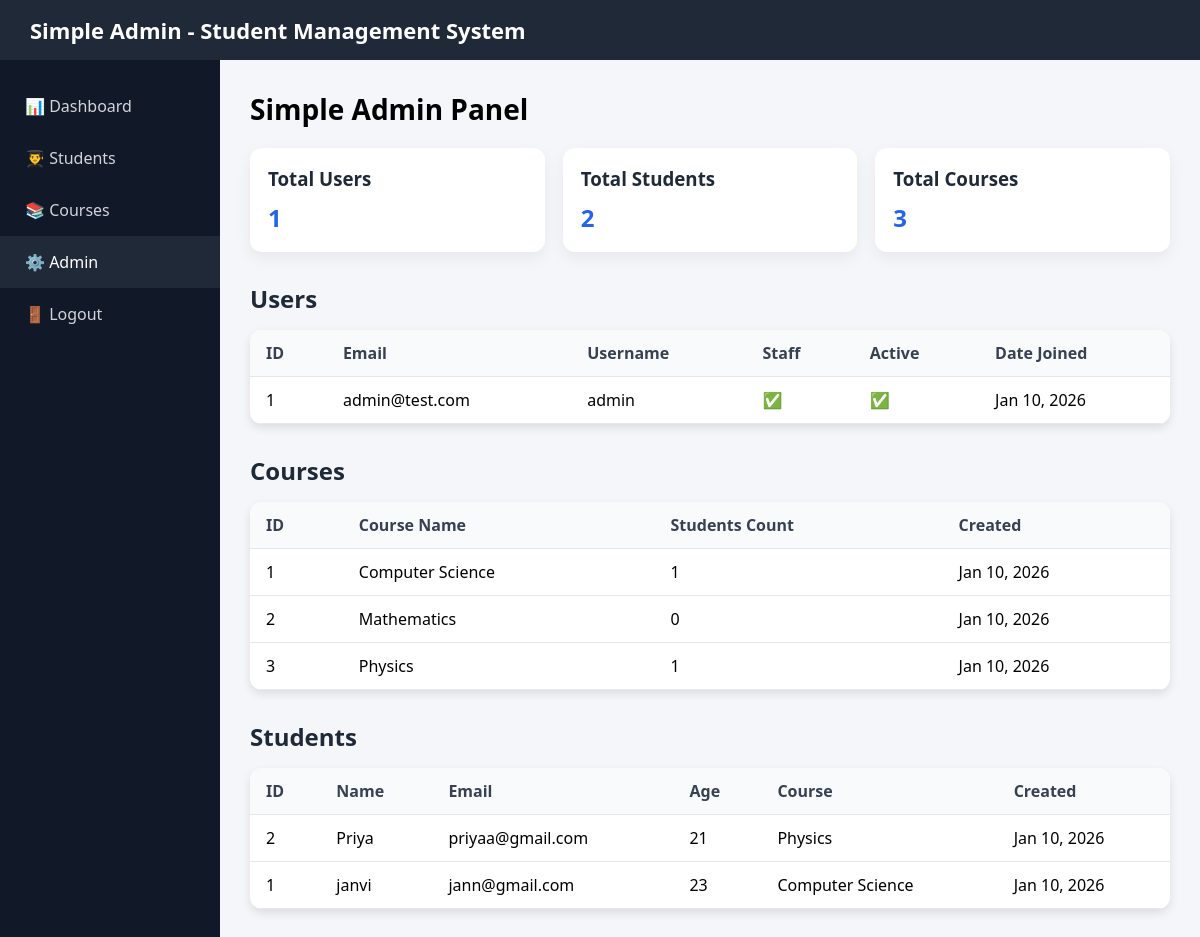
The app's page /simple-admin/ (signed in) with its own data.
### students/models.py (models this page shows, shortened)
class User(AbstractUser):
    email = models.EmailField(unique=True)
    USERNAME_FIELD = 'email'
    REQUIRED_FIELDS = ['username']

class Course(models.Model):
    name = models.CharField(max_length=200, unique=True)
    created_at = models.DateTimeField(auto_now_add=True)
    updated_at = models.DateTimeField(auto_now=True)
    class Meta:
        ordering = ['name']

class Student(models.Model):
    name = models.CharField(max_length=200)
    email = models.EmailField(unique=True)
    age = models.PositiveIntegerField()
    course = models.ForeignKey(Course, on_delete=models.CASCADE, related_name='students')
    created_at = models.DateTimeField(auto_now_add=True)
    updated_at = models.DateTimeField(auto_now=True)
    class Meta:
        ordering = ['-created_at']

### students/views.py (the view)
# urls.py: path('simple-admin/', views.simple_admin, name='simple_admin'),
@login_required
def simple_admin(request):
    if not request.user.is_staff:
        messages.error(request, 'You need admin privileges to access this page.')
        return redirect('dashboard')
    users = User.objects.all()
    students = Student.objects.select_related('course').all()
    courses = Course.objects.annotate(student_count=Count('students')).all()
    context = {
        'users': users,
        'students': students,
        'courses': courses,
        'total_users': users.count(),
        'total_students': students.count(),
        'total_courses': courses.count(),
    }
    return render(request, 'simple-admin.html', context)

### studentmgt/templates/simple-admin.html (shortened to what this page needs)
<!DOCTYPE html>
<html lang="en">
<head>
</head>
<body>
<div class="navbar">
    Simple Admin - Student Management System
</div>
<div class="wrapper">
    <div class="sidebar">
        <a href="{% url 'dashboard' %}">📊 Dashboard</a>
        <a href="{% url 'students_list' %}">👨‍🎓 Students</a>
        <a href="{% url 'courses_list' %}">📚 Courses</a>
        <a href="{% url 'simple_admin' %}" class="active">⚙️ Admin</a>
        <a href="{% url 'logout' %}">🚪 Logout</a>
    </div>
    <div class="main">
        <div class="header-row">
            <h1>Simple Admin Panel</h1>
        </div>
        <div class="card-grid">
            <div class="card">
                <h3>Total Users</h3>
                <div class="count">{{ total_users }}</div>
            </div>
            <div class="card">
                <h3>Total Students</h3>
                <div class="count">{{ total_students }}</div>
            </div>
            <div class="card">
                <h3>Total Courses</h3>
                <div class="count">{{ total_courses }}</div>
            </div>
        </div>
        <div class="section">
            <h2>Users</h2>
            <div class="table-container">
                <table>
                    <thead>
                        <tr>
                            <th>ID</th>
                            <th>Email</th>
                            <th>Username</th>
                            <th>Staff</th>
                            <th>Active</th>
                            <th>Date Joined</th>
                        </tr>
                    </thead>
                    <tbody>
                        {% for user in users %}
                        <tr>
                            <td>{{ user.id }}</td>
                            <td>{{ user.email }}</td>
                            <td>{{ user.username }}</td>
                            <td>{% if user.is_staff %}✅{% else %}❌{% endif %}</td>
                            <td>{% if user.is_active %}✅{% else %}❌{% endif %}</td>
                            <td>{{ user.date_joined|date:"M d, Y" }}</td>
                        </tr>
                        {% endfor %}
                    </tbody>
                </table>
            </div>
        </div>
        <div class="section">
            <h2>Courses</h2>
            <div class="table-container">
                <table>
                    <thead>
                        <tr>
                            <th>ID</th>
                            <th>Course Name</th>
                            <th>Students Count</th>
                            <th>Created</th>
                        </tr>
                    </thead>
                    <tbody>
                        {% for course in courses %}
                        <tr>
                            <td>{{ course.id }}</td>
                            <td>{{ course.name }}</td>
                            <td>{{ course.student_count }}</td>
                            <td>{{ course.created_at|date:"M d, Y" }}</td>
                        </tr>
                        {% endfor %}
                    </tbody>
                </table>
            </div>
        </div>
        <div class="section">
            <h2>Students</h2>
            <div class="table-container">
                <table>
                    <thead>
                        <tr>
                            <th>ID</th>
                            <th>Name</th>
                            <th>Email</th>
                            <th>Age</th>
                            <th>Course</th>
                            <th>Created</th>
                        </tr>
                    </thead>
                    <tbody>
                        {% for student in students %}
                        <tr>
                            <td>{{ student.id }}</td>
                            <td>{{ student.name }}</td>
                            <td>{{ student.email }}</td>
                            <td>{{ student.age }}</td>
                            <td>{{ student.course.name }}</td>
                            <td>{{ student.created_at|date:"M d, Y" }}</td>
                        </tr>
                        {% empty %}
                        <tr>
                            <td colspan="6" style="text-align:center;">No students found</td>
                        </tr>
                        {% endfor %}
                    </tbody>
                </table>
            </div>
        </div>
    </div>
</div>
</body>
</html>

### studentmgt/templates/simple-admin.html (style rules this page uses)
* { margin:0; padding:0; box-sizing:border-box; font-family: "Segoe UI", Arial, sans-serif; }
body { background:#f4f6f9; }
.navbar { height:60px; background:#1f2937; color:white; display:flex; align-items:center; padding:0 30px; font-size:22px; font-weight:600; }
.wrapper { display:flex; height:calc(100vh - 60px); }
.sidebar { width:220px; background:#111827; padding-top:20px; }
.sidebar a { display:block; padding:15px 25px; color:#d1d5db; text-decoration:none; font-size:16px; }
.sidebar a:hover, .sidebar a.active { background:#1f2937; color:white; }
.main { flex:1; padding:30px; overflow-y:auto; }
.header-row { display:flex; justify-content:space-between; align-items:center; margin-bottom:20px; }
.header-row h1 { font-size:28px; }
.card-grid { display:grid; grid-template-columns:repeat(auto-fit,minmax(220px,1fr)); gap:18px; margin-bottom:30px; }
.card { background:white; border-radius:12px; padding:18px; box-shadow:0 6px 16px rgba(15,23,42,0.06); }
.card h3 { margin-bottom:10px; color:#1f2937; }
.count { font-size:24px; font-weight:bold; color:#2563eb; }
.table-container { background:white; border-radius:12px; box-shadow:0 4px 10px rgba(0,0,0,0.1); overflow-x:auto; margin-bottom:20px; }
table { width:100%; border-collapse:collapse; }
th, td { padding:12px 16px; text-align:left; border-bottom:1px solid #e5e7eb; }
th { background:#f9fafb; color:#374151; font-weight:600; }
.section { margin-bottom:30px; }
.section h2 { margin-bottom:15px; color:#1f2937; }

### records on screen
User: id "1", email "admin@test.com", username "admin", date_joined "Jan 10, 2026"
Course: id "1", name "Computer Science", student_count "1", created_at "Jan 10, 2026"
Course: id "2", name "Mathematics", student_count "0", created_at "Jan 10, 2026"
Course: id "3", name "Physics", student_count "1", created_at "Jan 10, 2026"
Student: id "2", name "Priya", email "priyaa@gmail.com", age "21", course.name "Physics", created_at "Jan 10, 2026"
Student: id "1", name "janvi", email "jann@gmail.com", age "23", course.name "Computer Science", created_at "Jan 10, 2026"

### other values on screen
{{ total_users }} "1"
{{ total_students }} "2"
{{ total_courses }} "3"
